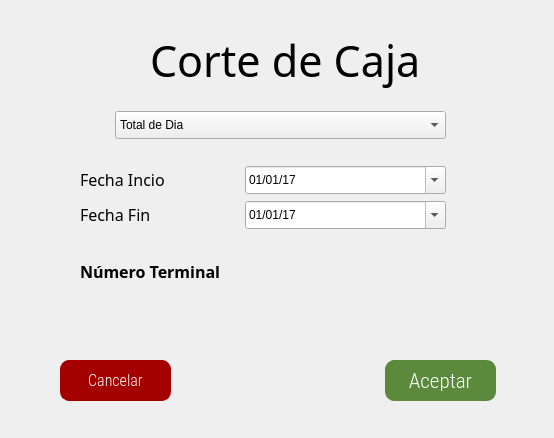
<?xml version="1.0" encoding="UTF-8"?>
<ui version="4.0">
 <class>dcorteCaja</class>
 <widget class="QDialog" name="dcorteCaja">
  <property name="windowModality">
   <enum>Qt::WindowModal</enum>
  </property>
  <property name="geometry">
   <rect>
    <x>0</x>
    <y>0</y>
    <width>554</width>
    <height>438</height>
   </rect>
  </property>
  <property name="minimumSize">
   <size>
    <width>554</width>
    <height>438</height>
   </size>
  </property>
  <property name="maximumSize">
   <size>
    <width>554</width>
    <height>438</height>
   </size>
  </property>
  <property name="windowTitle">
   <string>Corte de Caja</string>
  </property>
  <property name="windowIcon">
   <iconset>
    <normaloff>../Ticket/vista/img/logotipo1.png</normaloff>../Ticket/vista/img/logotipo1.png</iconset>
  </property>
  <property name="locale">
   <locale language="Spanish" country="Mexico"/>
  </property>
  <widget class="QComboBox" name="comboBox">
   <property name="geometry">
    <rect>
     <x>115</x>
     <y>111</y>
     <width>331</width>
     <height>28</height>
    </rect>
   </property>
   <item>
    <property name="text">
     <string>Total de Dia</string>
    </property>
   </item>
   <item>
    <property name="text">
     <string>Tarifa</string>
    </property>
   </item>
   <item>
    <property name="text">
     <string>Corte entre Fechas</string>
    </property>
   </item>
  </widget>
  <widget class="QDateEdit" name="dateEdit">
   <property name="geometry">
    <rect>
     <x>245</x>
     <y>166</y>
     <width>201</width>
     <height>28</height>
    </rect>
   </property>
   <property name="locale">
    <locale language="Spanish" country="Mexico"/>
   </property>
   <property name="dateTime">
    <datetime>
     <hour>0</hour>
     <minute>0</minute>
     <second>0</second>
     <year>2017</year>
     <month>1</month>
     <day>1</day>
    </datetime>
   </property>
   <property name="date">
    <date>
     <year>2017</year>
     <month>1</month>
     <day>1</day>
    </date>
   </property>
   <property name="minimumDateTime">
    <datetime>
     <hour>0</hour>
     <minute>0</minute>
     <second>0</second>
     <year>1817</year>
     <month>1</month>
     <day>1</day>
    </datetime>
   </property>
   <property name="currentSection">
    <enum>QDateTimeEdit::MonthSection</enum>
   </property>
   <property name="displayFormat">
    <string>dd/MM/yy</string>
   </property>
   <property name="calendarPopup">
    <bool>true</bool>
   </property>
   <property name="timeSpec">
    <enum>Qt::LocalTime</enum>
   </property>
  </widget>
  <widget class="QLabel" name="label_3">
   <property name="geometry">
    <rect>
     <x>222</x>
     <y>310</y>
     <width>111</width>
     <height>111</height>
    </rect>
   </property>
   <property name="text">
    <string/>
   </property>
   <property name="pixmap">
    <pixmap>../Ticket/vista/img/logotipo1.png</pixmap>
   </property>
   <property name="scaledContents">
    <bool>true</bool>
   </property>
  </widget>
  <widget class="QDateEdit" name="dateEdit_2">
   <property name="geometry">
    <rect>
     <x>245</x>
     <y>201</y>
     <width>201</width>
     <height>28</height>
    </rect>
   </property>
   <property name="dateTime">
    <datetime>
     <hour>0</hour>
     <minute>0</minute>
     <second>0</second>
     <year>2017</year>
     <month>1</month>
     <day>1</day>
    </datetime>
   </property>
   <property name="date">
    <date>
     <year>2017</year>
     <month>1</month>
     <day>1</day>
    </date>
   </property>
   <property name="minimumDateTime">
    <datetime>
     <hour>0</hour>
     <minute>0</minute>
     <second>0</second>
     <year>1817</year>
     <month>1</month>
     <day>1</day>
    </datetime>
   </property>
   <property name="currentSection">
    <enum>QDateTimeEdit::MonthSection</enum>
   </property>
   <property name="displayFormat">
    <string>dd/MM/yy</string>
   </property>
   <property name="calendarPopup">
    <bool>true</bool>
   </property>
  </widget>
  <widget class="QPushButton" name="pushButton_2">
   <property name="geometry">
    <rect>
     <x>60</x>
     <y>360</y>
     <width>111</width>
     <height>41</height>
    </rect>
   </property>
   <property name="font">
    <font>
     <family>Roboto Condensed</family>
     <pointsize>16</pointsize>
     <weight>9</weight>
     <italic>false</italic>
     <bold>false</bold>
    </font>
   </property>
   <property name="styleSheet">
    <string notr="true">QPushButton{
   border:1px solid rgb(165, 0, 0);
   border-top: rgb(165, 0, 0);
   background: rgb(165, 0, 0);
   padding: 9px 18px;
   border-radius: 9px;
   color: white;
   font-size: 16px;
	font: 75 16pt &quot;Roboto Condensed&quot;;
   /*text-decoration: none;*/
   vertical-align: middle;

}
  
QPushButton:hover {
   border-top-color: rgb(235, 0, 3);
	background:rgb(235, 0, 3);
   }</string>
   </property>
   <property name="text">
    <string>Cancelar</string>
   </property>
  </widget>
  <widget class="QLabel" name="label_2">
   <property name="geometry">
    <rect>
     <x>80</x>
     <y>150</y>
     <width>151</width>
     <height>151</height>
    </rect>
   </property>
   <property name="font">
    <font>
     <family>Roboto Slab</family>
     <pointsize>12</pointsize>
     <weight>50</weight>
     <bold>false</bold>
    </font>
   </property>
   <property name="styleSheet">
    <string notr="true">bg-color: white;</string>
   </property>
   <property name="text">
    <string>&lt;html&gt;&lt;head/&gt;&lt;body&gt;&lt;p&gt;Fecha Incio&lt;/p&gt;&lt;p&gt;Fecha Fin&lt;br/&gt;&lt;/p&gt;&lt;p&gt;&lt;span style=&quot; font-weight:600;&quot;&gt;Número Terminal&lt;/span&gt;&lt;/p&gt;&lt;/body&gt;&lt;/html&gt;</string>
   </property>
  </widget>
  <widget class="QLabel" name="label">
   <property name="geometry">
    <rect>
     <x>150</x>
     <y>30</y>
     <width>311</width>
     <height>61</height>
    </rect>
   </property>
   <property name="font">
    <font>
     <family>Return To Sender</family>
     <pointsize>32</pointsize>
     <weight>50</weight>
     <bold>false</bold>
    </font>
   </property>
   <property name="text">
    <string>Corte de Caja</string>
   </property>
  </widget>
  <widget class="QPushButton" name="pushButton">
   <property name="geometry">
    <rect>
     <x>385</x>
     <y>360</y>
     <width>111</width>
     <height>41</height>
    </rect>
   </property>
   <property name="font">
    <font>
     <family>Roboto Condensed</family>
     <pointsize>16</pointsize>
     <weight>9</weight>
     <italic>false</italic>
     <bold>false</bold>
    </font>
   </property>
   <property name="styleSheet">
    <string notr="true">QPushButton{
	border:1px solid #5b8a3c;
   border-top: 1px solid #5b8a3c;
   background: #5b8a3c;
   padding: 9px 18px;
   border-radius: 9px;
   color: white;
	font: 75 16pt &quot;Roboto Condensed&quot;;
   /*text-decoration: none;*/
   vertical-align: middle;

}
  
QPushButton:hover {
   border-top-color:rgb(77, 207, 57);
	background: rgb(77, 207, 57);
   }</string>
   </property>
   <property name="text">
    <string>Aceptar</string>
   </property>
   <property name="shortcut">
    <string>Return</string>
   </property>
  </widget>
  <widget class="QLabel" name="label_NumeroTer">
   <property name="geometry">
    <rect>
     <x>250</x>
     <y>240</y>
     <width>171</width>
     <height>51</height>
    </rect>
   </property>
   <property name="font">
    <font>
     <family>Roboto</family>
     <pointsize>14</pointsize>
     <weight>75</weight>
     <bold>true</bold>
    </font>
   </property>
   <property name="text">
    <string/>
   </property>
  </widget>
 </widget>
 <resources/>
 <connections/>
</ui>
